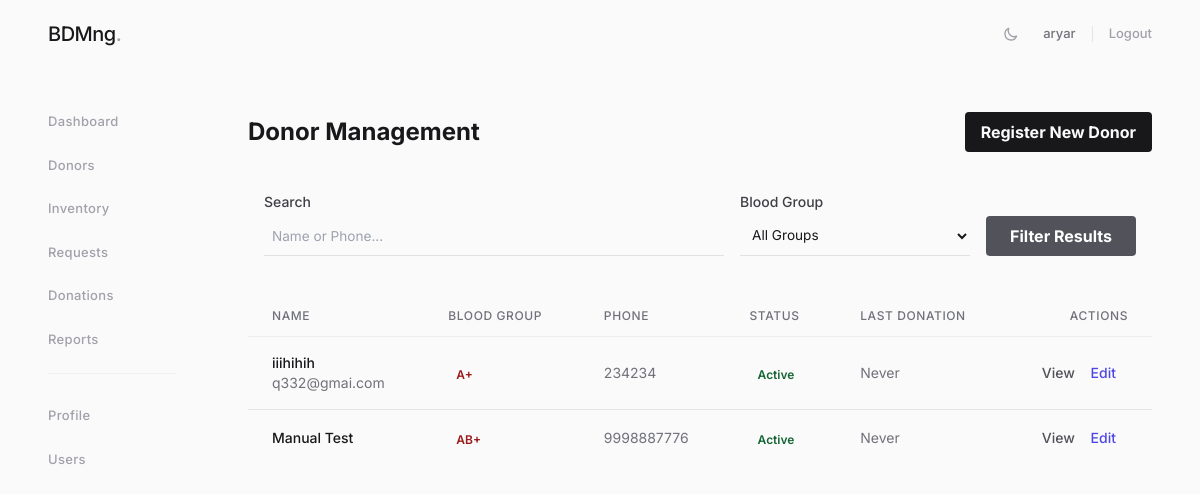
The app's page /donors/ (signed in) with its own data.
### apps/donors/models.py (models this page shows, shortened)
class Donor(models.Model):
    BLOOD_GROUP_CHOICES = [
        ('A+', 'A+'), ('A-', 'A-'),
        ('B+', 'B+'), ('B-', 'B-'),
        ('AB+', 'AB+'), ('AB-', 'AB-'),
        ('O+', 'O+'), ('O-', 'O-'),
    ]
    GENDER_CHOICES = [('M', 'Male'), ('F', 'Female'), ('O', 'Other')]
    STATUS_CHOICES = [('active', 'Active'), ('inactive', 'Inactive'), ('deferred', 'Deferred')]
    full_name        = models.CharField(max_length=200)
    date_of_birth    = models.DateField()
    gender           = models.CharField(max_length=1, choices=GENDER_CHOICES)
    blood_group      = models.CharField(max_length=3, choices=BLOOD_GROUP_CHOICES)
    phone            = models.CharField(max_length=15, unique=True)
    email            = models.EmailField(blank=True)
    address          = models.TextField(blank=True)
    medical_history  = models.TextField(blank=True)
    status           = models.CharField(max_length=10, choices=STATUS_CHOICES, default='active')
    created_at       = models.DateTimeField(auto_now_add=True)
    last_donation    = models.DateField(null=True, blank=True)
    class Meta:
        ordering = ['-created_at']

### apps/donors/views.py (the view)
# urls.py: path('',              DonorListView.as_view(),   name='list'),
class DonorListView(LoginRequiredMixin, PermissionRequiredMixin, ListView):
    model = Donor
    template_name = 'donors/donor_list.html'
    context_object_name = 'donors'
    paginate_by = 20
    permission_required = 'donors.view_donor'
    def get_queryset(self):
        qs = super().get_queryset()
        q = self.request.GET.get('q')
        bg = self.request.GET.get('blood_group')
        if q:
            qs = qs.filter(Q(full_name__icontains=q) | Q(phone__icontains=q))
        if bg:
            qs = qs.filter(blood_group=bg)
        return qs

### templates/donors/donor_list.html (shortened to what this page needs)
{% extends "base.html" %}
{% load widget_tweaks %}
{% block content %}
<div class="mb-6 flex justify-between items-center">
 <h1 class="text-2xl font-bold dark:text-white">Donor Management</h1>
 <a href="{% url 'donors:create' %}" class="bg-primary hover:bg-red-700 text-white font-bold py-2 px-4 rounded transition duration-200">
 Register New Donor
 </a>
</div>
<div class="p-4 rounded-lg mb-6">
 <form method="get" class="flex flex-col md:flex-row gap-4 items-end">
 <div class="w-full md:flex-[2]">
 <label for="q" class="block text-sm font-medium text-zinc-700 dark:text-zinc-300 mb-1">Search</label>
 <input type="text" name="q" id="q" value="{{ request.GET.q }}" placeholder="Name or Phone..." class="w-full rounded-md border-zinc-300 dark:border-zinc-700 dark:bg-gray-700 dark:text-zinc-200 focus:border-primary focus:ring-primary sm:text-sm py-2 px-3">
 </div>
 <div class="w-full md:flex-1">
 <label for="blood_group" class="block text-sm font-medium text-zinc-700 dark:text-zinc-300 mb-1">Blood Group</label>
 <select name="blood_group" id="blood_group" class="w-full rounded-md border-zinc-300 dark:border-zinc-700 dark:bg-gray-700 dark:text-zinc-200 focus:border-primary focus:ring-primary sm:text-sm py-2 px-3">
 <option value="">All Groups</option>
 </select>
 </div>
 <div class="w-full md:w-auto">
 <button type="submit" class="w-full md:w-auto bg-secondary hover:bg-gray-800 text-white font-bold py-2 px-6 rounded transition duration-200 whitespace-nowrap">
 Filter Results
 </button>
 </div>
 </form>
</div>
<div class="rounded-lg overflow-hidden">
 <table class="min-w-full divide-y divide-zinc-200 dark:divide-zinc-800">
 <thead class="dark:bg-gray-700">
 <tr>
 <th class="px-6 py-3 text-left text-xs font-medium text-zinc-500 dark:text-zinc-400 uppercase tracking-wider">Name</th>
 <th class="px-6 py-3 text-left text-xs font-medium text-zinc-500 dark:text-zinc-400 uppercase tracking-wider">Blood Group</th>
 <th class="px-6 py-3 text-left text-xs font-medium text-zinc-500 dark:text-zinc-400 uppercase tracking-wider">Phone</th>
 <th class="px-6 py-3 text-left text-xs font-medium text-zinc-500 dark:text-zinc-400 uppercase tracking-wider">Status</th>
 <th class="px-6 py-3 text-left text-xs font-medium text-zinc-500 dark:text-zinc-400 uppercase tracking-wider">Last Donation</th>
 <th class="px-6 py-3 text-right text-xs font-medium text-zinc-500 dark:text-zinc-400 uppercase tracking-wider">Actions</th>
 </tr>
 </thead>
 <tbody class="divide-y divide-zinc-200 dark:divide-zinc-800">
 {% for donor in donors %}
 <tr class="hover:bg-zinc-100 dark:hover:bg-zinc-800/50">
 <td class="px-6 py-4 whitespace-nowrap">
 <div class="text-sm font-medium text-zinc-900 dark:text-zinc-200">{{ donor.full_name }}</div>
 <div class="text-sm text-zinc-500 dark:text-zinc-400">{{ donor.email }}</div>
 </td>
 <td class="px-6 py-4 whitespace-nowrap">
 <span class="px-2 inline-flex text-xs leading-5 font-semibold rounded-full text-red-800 dark:text-red-300">
 {{ donor.blood_group }}
 </span>
 </td>
 <td class="px-6 py-4 whitespace-nowrap text-sm text-zinc-500 dark:text-zinc-400">
 {{ donor.phone }}
 </td>
 <td class="px-6 py-4 whitespace-nowrap">
 <span class="px-2 inline-flex text-xs leading-5 font-semibold rounded-full
 {% if donor.status == 'active' %} text-green-800 dark:text-green-300
 {% elif donor.status == 'inactive' %} dark:bg-gray-600 text-zinc-800 dark:text-zinc-300
 {% else %} text-yellow-800 dark:text-yellow-300{% endif %}">
 {{ donor.get_status_display }}
 </span>
 </td>
 <td class="px-6 py-4 whitespace-nowrap text-sm text-zinc-500 dark:text-zinc-400">
 {{ donor.last_donation|default:"Never" }}
 </td>
 <td class="px-6 py-4 whitespace-nowrap text-right text-sm font-medium">
 <a href="{% url 'donors:detail' donor.pk %}" class="text-secondary dark:text-blue-400 hover:text-zinc-900 dark:hover:text-blue-300 mr-3">View</a>
 <a href="{% url 'donors:update' donor.pk %}" class="text-indigo-600 dark:text-indigo-400 hover:text-indigo-900 dark:hover:text-indigo-300 mr-3">Edit</a>
 </td>
 </tr>
 {% empty %}
 <tr>
 <td colspan="6" class="px-6 py-10 text-center text-zinc-500 dark:text-zinc-400 italic">
 No donors found matching your criteria.
 </td>
 </tr>
 {% endfor %}
 </tbody>
 </table>
</div>
{% endblock %}

### templates/base.html (shortened to what this page needs)
<!DOCTYPE html>
<html lang="en">
<head>
    <script src="https://cdn.tailwindcss.com"></script>
</head>
<body class="antialiased selection:bg-zinc-200 dark:selection:bg-zinc-800"
      x-data="{
          sidebarOpen: window.innerWidth >= 1024,
          darkMode: localStorage.getItem('theme') === 'dark',
          toggleTheme() {
              this.darkMode = !this.darkMode;
              localStorage.setItem('theme', this.darkMode ? 'dark' : 'light');
              document.documentElement.classList.toggle('dark', this.darkMode);
          }
      }"
      x-init="document.documentElement.classList.toggle('dark', darkMode)">
    <nav class="fixed top-0 z-50 w-full bg-[#FAFAFA]/90 dark:bg-[#09090B]/90 backdrop-blur-md transition-colors">
        <div class="px-6 py-5 lg:px-12 flex items-center justify-between">
            <div class="flex items-center">
                <a href="{% url 'dashboard:index' %}" class="flex ml-2 sm:ml-0">
                    <span class="text-xl font-medium tracking-tight text-zinc-900 dark:text-zinc-100">BDMng<span class="text-zinc-400">.</span></span>
                </a>
            </div>
            <div class="flex items-center gap-6">
                <button @click="toggleTheme()" class="text-zinc-400 hover:text-zinc-900 dark:hover:text-white transition-colors">
                    <svg x-show="!darkMode" class="w-4 h-4" fill="none" stroke="currentColor" viewBox="0 0 24 24"><path stroke-linecap="round" stroke-linejoin="round" stroke-width="2" d="M20.354 15.354A9 9 0 018.646 3.646 9.003 9.003 0 0012 21a9.003 9.003 0 008.354-5.646z"></path></svg>
                </button>
                {% if user.is_authenticated %}
                <div class="flex items-center gap-4">
                    <span class="text-[13px] text-zinc-500 dark:text-zinc-400 font-medium">{{ user.username }}</span>
                    <form action="{% url 'accounts:logout' %}" method="post" class="m-0 border-l border-zinc-200 dark:border-zinc-800 pl-4 h-4 flex items-center">
                        <button type="submit" class="text-[13px] font-medium text-zinc-400 hover:text-zinc-900 dark:hover:text-white transition-colors">Logout</button>
                    </form>
                </div>
                {% else %}
                <a href="{% url 'accounts:login' %}" class="text-[13px] font-medium text-zinc-500 hover:text-zinc-900 dark:text-zinc-400 dark:hover:text-white transition-colors">Sign In</a>
                {% endif %}
            </div>
        </div>
    </nav>
    <aside id="logo-sidebar" class="fixed top-0 left-0 z-40 w-56 h-screen pt-24 pb-8 transition-transform bg-transparent sm:translate-x-0" :class="{ '-translate-x-full': !sidebarOpen }" aria-label="Sidebar">
        <div class="h-full px-12 overflow-y-auto">
            <ul class="space-y-6 font-medium mt-4">
                <li>
                    <a href="{% url 'dashboard:index' %}" class="group flex items-center text-[13px] text-zinc-400 hover:text-zinc-900 dark:text-zinc-500 dark:hover:text-zinc-100 transition-colors">
                        <span class="tracking-wide">Dashboard</span>
                    </a>
                </li>
                <li>
                    <a href="{% url 'donors:list' %}" class="group flex items-center text-[13px] text-zinc-400 hover:text-zinc-900 dark:text-zinc-500 dark:hover:text-zinc-100 transition-colors">
                        <span class="tracking-wide">Donors</span>
                    </a>
                </li>
                <li>
                    <a href="{% url 'inventory:list' %}" class="group flex items-center text-[13px] text-zinc-400 hover:text-zinc-900 dark:text-zinc-500 dark:hover:text-zinc-100 transition-colors">
                        <span class="tracking-wide">Inventory</span>
                    </a>
                </li>
                <li>
                    <a href="{% url 'requests:list' %}" class="group flex items-center text-[13px] text-zinc-400 hover:text-zinc-900 dark:text-zinc-500 dark:hover:text-zinc-100 transition-colors">
                        <span class="tracking-wide">Requests</span>
                    </a>
                </li>
                <li>
                    <a href="{% url 'donations:list' %}" class="group flex items-center text-[13px] text-zinc-400 hover:text-zinc-900 dark:text-zinc-500 dark:hover:text-zinc-100 transition-colors">
                        <span class="tracking-wide">Donations</span>
                    </a>
                </li>
                <li>
                    <a href="{% url 'reports:dashboard' %}" class="group flex items-center text-[13px] text-zinc-400 hover:text-zinc-900 dark:text-zinc-500 dark:hover:text-zinc-100 transition-colors">
                        <span class="tracking-wide">Reports</span>
                    </a>
                </li>
                <li class="pt-8 mt-2 border-t border-zinc-200/50 dark:border-zinc-800/50">
                    <a href="{% url 'accounts:profile' %}" class="group flex items-center text-[13px] text-zinc-400 hover:text-zinc-900 dark:text-zinc-500 dark:hover:text-zinc-100 transition-colors">
                        <span class="tracking-wide">Profile</span>
                    </a>
                </li>
                {% if user.is_superuser %}
                <li>
                    <a href="{% url 'accounts:user_list' %}" class="group flex items-center text-[13px] text-zinc-400 hover:text-zinc-900 dark:text-zinc-500 dark:hover:text-zinc-100 transition-colors">
                        <span class="tracking-wide">Users</span>
                    </a>
                </li>
                {% endif %}
            </ul>
        </div>
    </aside>
    <div class="px-6 py-8 sm:ml-56 sm:pr-12 pt-28 transition-all" :class="{ 'sm:ml-0': !sidebarOpen }">
        <div class="max-w-7xl mx-auto">
            {% block content %}{% endblock %}
        </div>
    </div>
</body>
</html>

### templates/base.html (style rules this page uses)
body { font-family: 'Inter', sans-serif; background-color: #FAFAFA; color: #18181B; }
body, nav, aside, div, a, span, p, h1, h2, h3, h4, td, th, input, select, textarea, button { transition: background-color 0.4s ease, color 0.4s ease, border-color 0.4s ease, fill 0.4s ease; }
.border-gray-100, .border-gray-200, .border-gray-300, .divide-zinc-200, .divide-gray-200 > :not([hidden]) ~ :not([hidden]) { border-color: rgba(0,0,0,0.05) !important; }
input:not([type="submit"]):not([type="button"]):not([type="checkbox"]):not([type="radio"]):not([type="hidden"]), select, textarea { padding: 0.5rem 0.5rem !important; min-height: 2.5rem !important; border: none !important; border-bottom: 1px solid rgba(0,0,0,0.1) !important; border-radius: 0 !important; background-color: transparent !important; font-size: 0.85rem !important; box-shadow: none !important; }
body .bg-primary { background-color: #18181B; color: #FAFAFA; }
.text-secondary { color: #52525b !important; }

### records on screen
Donor: full_name "iiihihih", email "q332@gmai.com", blood_group "A+", phone "234234", status "Active", last_donation "Never"
Donor: full_name "Manual Test", blood_group "AB+", phone "9998887776", status "Active", last_donation "Never"

### other values on screen
{{ user.username }} "aryar"
